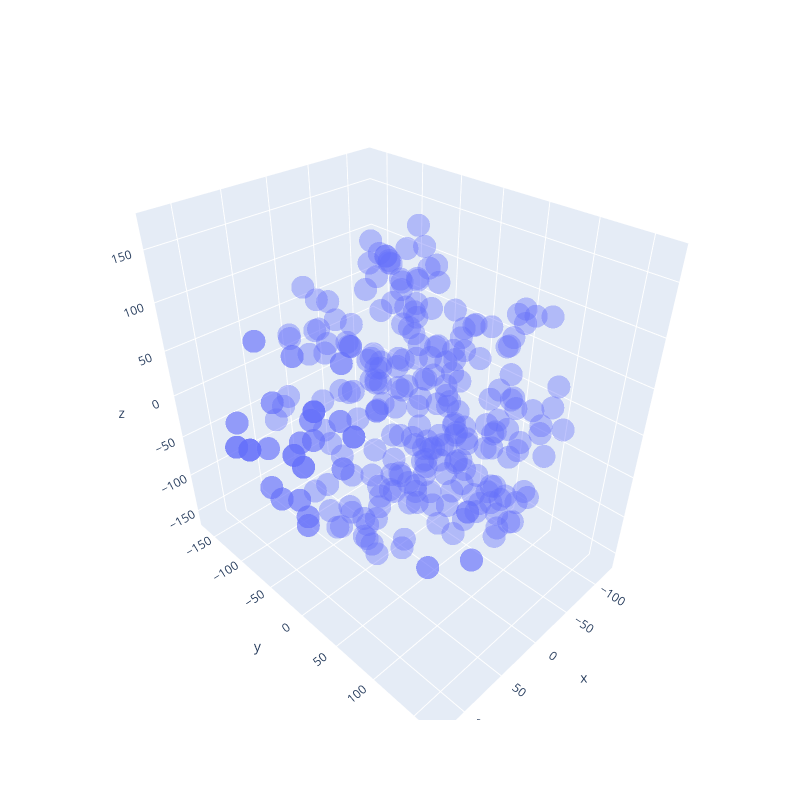

Notebook cell for this chart:
### Code cell
# Define function for generating 3D plot to visualize the embeddings
def generate_3d_plot(embeddings):
    fig = go.Figure(data=[go.Scatter3d(
        x=embeddings[:, :, 0].flatten(),
        y=embeddings[:, :, 1].flatten(),
        z=embeddings[:, :, 2].flatten(),
        mode='markers',
        marker=dict(size=8, opacity=0.4))])
    fig.update_layout(autosize=False, width=800, height=800)    
    fig.show()
    
generate_3d_plot(full_new_embeddings)

### Figure 1 — Plotly figure (JSON) as saved in the notebook; plotly's stock layout.template omitted (floating-point values rounded to 4 significant figures; data arrays with more than 128 entries replaced by an {"elided": "..."} marker saying what was removed)
{"data": [{"marker": {"opacity": 0.4, "size": 8}, "mode": "markers", "type": "scatter3d", "x": {"elided": "285 float values"}, "y": {"elided": "285 float values"}, "z": {"elided": "285 float values"}}], "layout": {"autosize": false, "height": 800, "width": 800}}
